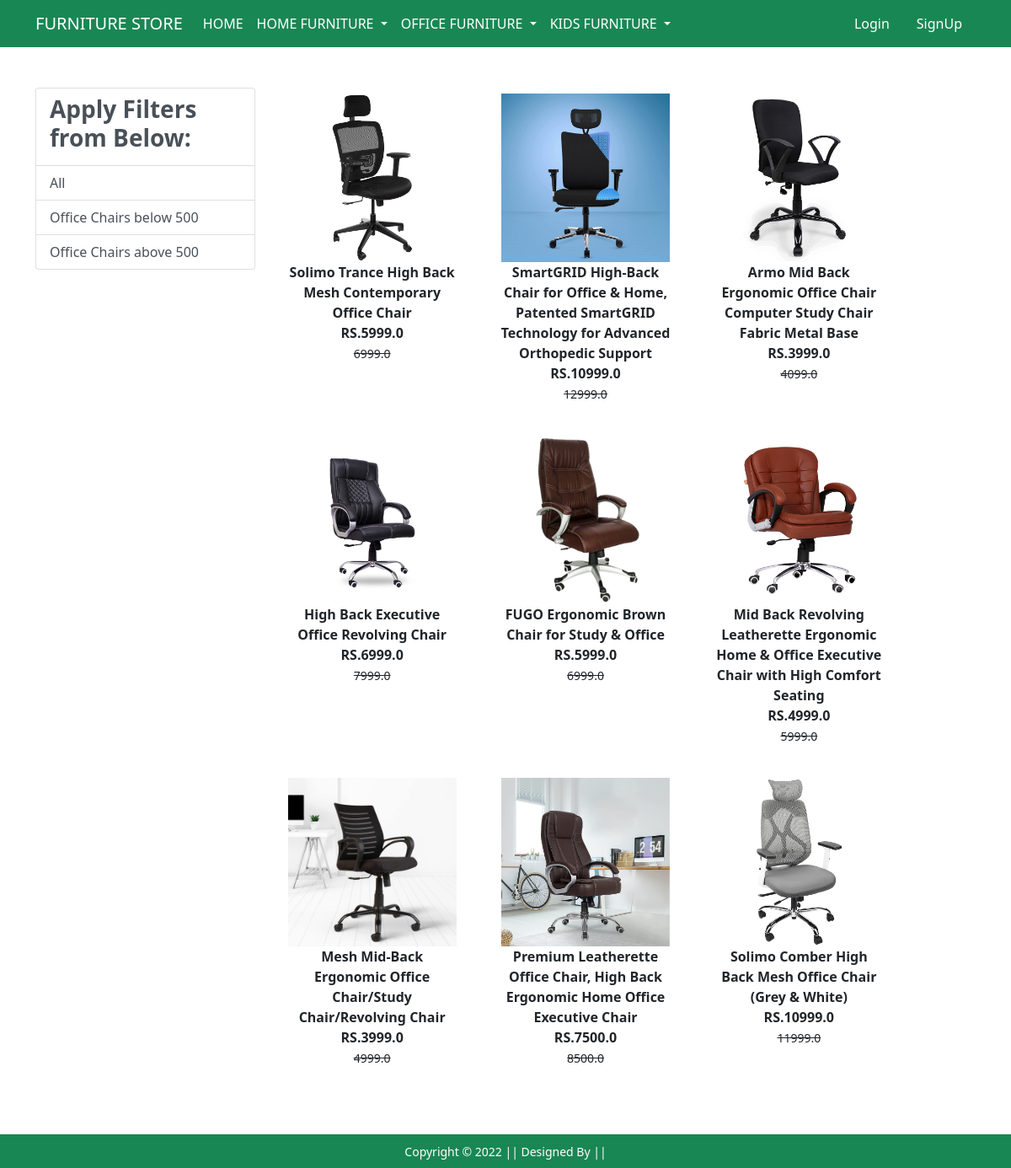
Screenshot of /officechair/ with the database file from the repository.
### app/models.py (models this page shows, shortened)
class Product(models.Model):
    title =models.CharField(max_length=100)
    selling_price =models.FloatField()
    discounted_price = models.FloatField()
    description = models.TextField()
    brand = models.CharField(max_length=100)
    category= models.CharField(choices=CATEGORY_CHOICES,max_length=5)
    product_image = models.ImageField(upload_to ="productimg")

### app/views.py (the view)
# urls.py: path('officechair/', views.officechair, name='officechair'),
def officechair(request, data=None):
    totalitem=0
    if data == None:
        officechair = Product.objects.filter(category='oc')
    elif data=='Biba' or data=='Nykaa_Fashion':
        officechair = Product.objects.filter(category='oc').filter(brand=data)
    elif data=='below':
        officechair=Product.objects.filter(category='oc').filter(discounted_price__lt=500)
    elif data=='above':
        officechair=Product.objects.filter(category='oc').filter(discounted_price__gt=500)
    if request.user.is_authenticated:
         totalitem= len(Cart.objects.filter(user=request.user))
    return render(request, 'app/officechair.html',{'officechair':officechair,'totalitem':totalitem})

### app/templates/app/officechair.html (shortened to what this page needs)
{% extends 'app/base.html' %}
{% load static %}
{% block main-content %}
<div class="container my-5 ">
 <div class="row">
  <div class="col-sm-3">
    <div class="list-group">
        <a href="#" class="list-group-item
         list-group-item-action" aria-current="true" ><h3 class="fw-bold">Apply Filters from Below:</h3></a>
        <a href="{% url 'officechair' %}" class="list-group-item
         list-group-item-action" aria-current="true">All</a>
         <a href="{% url 'officechairdata' 'below' %}" class="list-group-item
         list-group-item-action" aria-current="true">Office Chairs below 500</a>
         <a href="{% url 'officechairdata' 'above' %}" class="list-group-item
         list-group-item-action" aria-current="true">Office Chairs above 500</a>
    </div>
  </div>
  <div class="col-sm-8">
      <div class="row">
          {% for product in officechair %}
           <div class="col-sm-4 text-center mb-4">
               <a href="{% url 'product-detail' product.id %}" class="btn">
                   <div class="item">
                       <img src="{{product.product_image.url}}" alt="" height="200" class="">
                       <div class="fw-bold">{{product.description}}</div>
                       <div class="fw-bold">RS.{{product.discounted_price}}</div>
                       <small class="fw-light text-decoration-line-through">{{product.selling_price}}</small>
                   </div>
                </a>
            </div>
            {% endfor %}
        </div>
  </div>
 </div>
</div>
{% endblock main-content %}

### rows the page displays
Product: product_image (picture), description "Solimo Trance High Back Mesh Contemporary Office Chair", discounted_price "5999.0", selling_price "6999.0"
Product: product_image (picture), description "SmartGRID High-Back Chair for Office & Home, Patented SmartGRID Technology for Advanced Orthopedic Support", discounted_price "10999.0", selling_price "12999.0"
Product: product_image (picture), description "Armo Mid Back Ergonomic Office Chair Computer Study Chair Fabric Metal Base", discounted_price "3999.0", selling_price "4099.0"
Product: product_image (picture), description "High Back Executive Office Revolving Chair", discounted_price "6999.0", selling_price "7999.0"
Product: product_image (picture), description "FUGO Ergonomic Brown Chair for Study & Office", discounted_price "5999.0", selling_price "6999.0"
Product: product_image (picture), description "Mid Back Revolving Leatherette Ergonomic Home & Office Executive Chair with High Comfort Seating", discounted_price "4999.0", selling_price "5999.0"
Product: product_image (picture), description "Mesh Mid-Back Ergonomic Office Chair/Study Chair/Revolving Chair", discounted_price "3999.0", selling_price "4999.0"
Product: product_image (picture), description "Premium Leatherette Office Chair, High Back Ergonomic Home Office Executive Chair", discounted_price "7500.0", selling_price "8500.0"
Product: product_image (picture), description "Solimo Comber High Back Mesh Office Chair (Grey & White)", discounted_price "10999.0", selling_price "11999.0"
